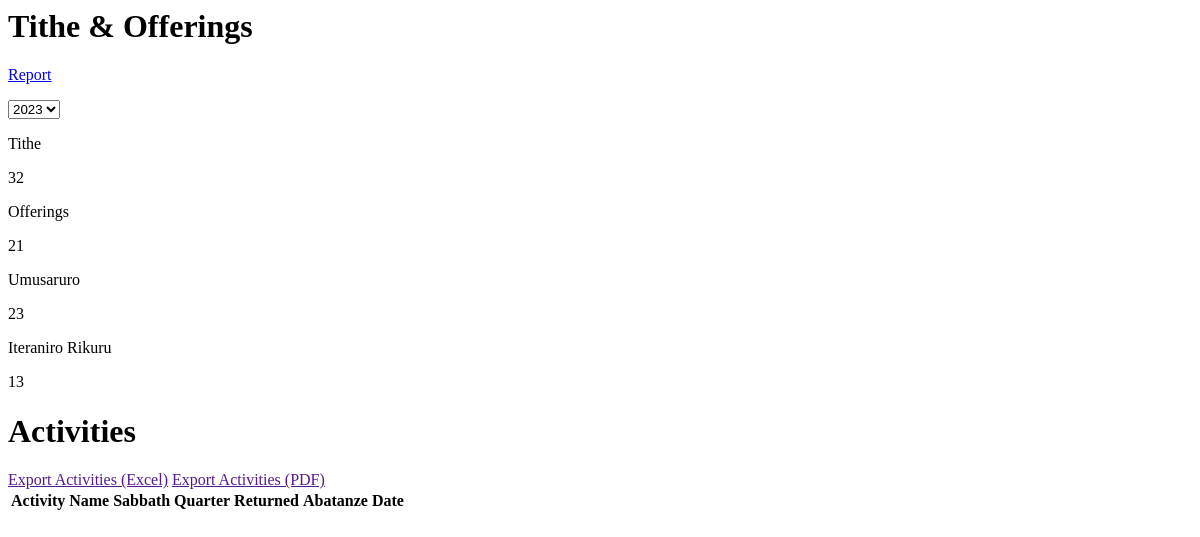
/tithe/ (signed in), run on an earlier commit of the app's database.
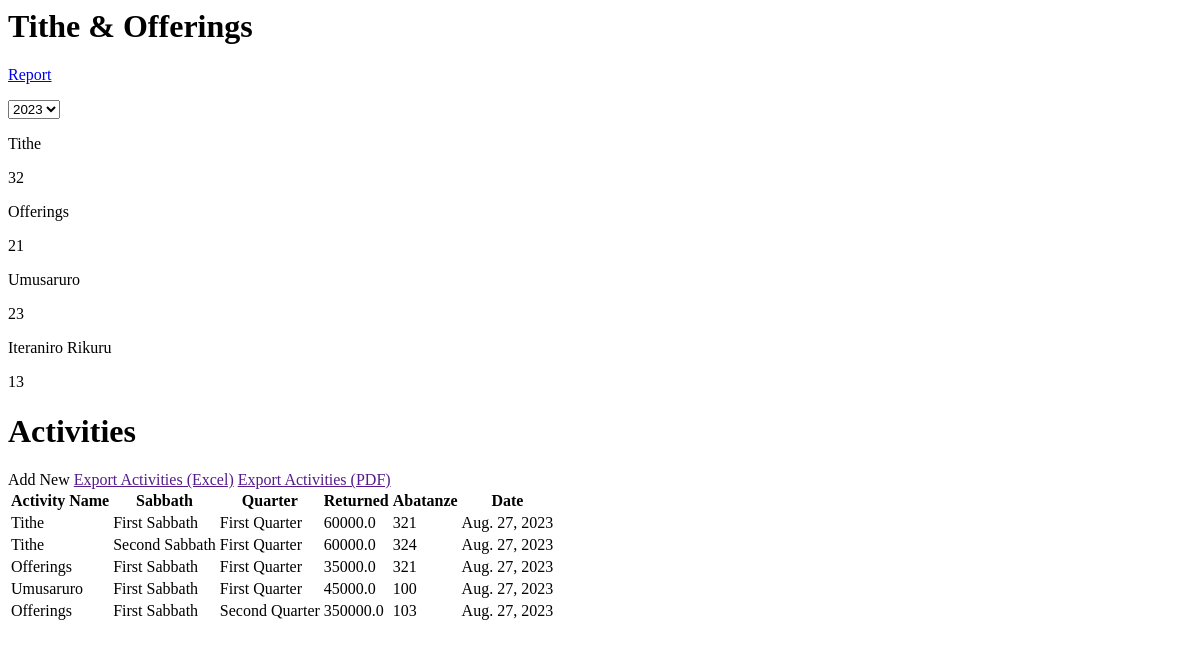
And on a later commit of the database.
### churchActivities/models.py (models this page shows)
class TitheOffering(models.Model):
    OFFERING_TYPE = (
        ('Tithe', 'Tithe'),
        ('Offerings', 'Offerings'),
        ('Umusaruro', 'Umusaruro'),
        ('Inyubako', 'Inyubako'),
        ('Iteraniro Rikuru', 'Iteraniro Rikuru'),
    )
    SABBATH_CHOICE = (
        ('First Sabbath', 'First Sabbath'),
        ('Second Sabbath', 'Second Sabbath'),
        ('Third Sabbath', 'Third Sabbath'),
        ('Forth Sabbath', 'Forth Sabbath'),
        ('Fifth Sabbath', 'Fifth Sabbath'),
    )
    QUARTER_CHOICE = (
        ('First Quarter', 'First Quarter'),
        ('Second Quarter', 'Second Quarter'),
        ('Third Quarter', 'Third Quarter'),
        ('Forth Quarter', 'Forth Quarter'),
    )
    offering_type = models.CharField(max_length=50, choices=OFFERING_TYPE)
    sabbath = models.CharField(max_length=50, choices=SABBATH_CHOICE)
    quarter = models.CharField(max_length=60, choices=QUARTER_CHOICE)
    returned = models.FloatField()
    date = models.DateField(auto_now=True)
    returner = models.IntegerField()

### churchActivities/views.py (the view)
# urls.py: path('tithe/',views.titheOfferings,name='tithe'),
@login_required
def titheOfferings(request):
    activities = TitheOffering.objects.all().order_by('-date')
    user = request.user
    isNotHod = True
    if user.groups.filter(name='HOD').exists():
        isNotHod = False
    context={
        'activities':activities,
        'isNotAdmin':isNotAdmin,
        'isNotHod': isNotHod,
    }
    return render(request, 'pages/tithe-offering.html',context)

### templates/pages/tithe-offering.html (shortened to what this page needs)
<div class="content px-8 py-6 flex flex-col gap-y-12 w-full">
    <div class="flex flex-col gap-y-4">
      <div class="flex justify-between">
        <h1 class="font-extrabold text-2xl">Tithe & Offerings</h1>
        <div class="flex gap-x-3 ">
          <a href='{% url 'download' %}' target="_blank" class="flex gap-x-3 items-center rounded-md border border-1 bg-primary text-white px-3 ">
            <p >Report</p>
          </a>
          <select name="" id="" class="outline-none px-4 rounded-md ">
            <option value="" class="border-none">2023</option>
          </select>
        </div>
      </div>
      <div class="flex justify-between">
        <div class="flex w-full gap-x-5">
          <div class="flex gap-x-3 w-full bg-white border border-gray-300 border-2 text-primary py-4 px-5 shadow-md rounded-md">
            <div >
              <p class="text-primary opacity-50">Tithe</p>
              <p class="">32</p>
            </div>
          </div>
          <div class="flex gap-x-3 w-full bg-white py-4 px-5 shadow-md rounded-md">
            <div >
              <p class="text-primary opacity-50">Offerings</p>
              <p class="">21</p>
            </div>
          </div>
          <div class="flex gap-x-3 w-full bg-white py-4 px-5 shadow-md rounded-md">
            <div >
              <p class="text-primary opacity-50">Umusaruro</p>
              <p class="">23</p>
            </div>
          </div>
          <div class="flex gap-x-3 w-full bg-white py-4 px-5 shadow-md rounded-md">
            <div >
              <p class="text-primary opacity-50">Iteraniro Rikuru</p>
              <p class="">13</p>
            </div>
          </div>
        </div>
      </div>
    </div>
   <div class="w-full flex flex-col gap-y-2 ">
    <div class="flex gap-x-6">
      <h1 class="text-xl font-bold">Activities</h1>
      {% if not isNotHod %}
      <a hx-get='{% url 'add-tithe' %}' hx-target='.content' hx-swap='outerHTML' class="px-3 py-2 rounded text-xs font-bold bg-primary text-white">Add New</a>
      {% endif %}
      <a href="" class="border px-3 py-2 border-gray-300 rounded text-xs font-bold">Export Activities (Excel)</a>
      <a href="" class="border px-3 py-2 border-gray-300 rounded text-xs font-bold">Export Activities (PDF)</a>
    </div>
    <table class="table-fixed  bg-white rounded-md shadow-lg w-full">
      <thead class="border-b text-left">
        <tr class=" ">
        <th class="py-3 px-2 ">Activity Name</th>
        <th>Sabbath</th>
        <th>Quarter</th>
        <th>Returned</th>
        <th>Abatanze</th>
        <th>Date</th>
      </tr>
      </thead>
      <tbody class="text-xs">
        {% for activity in activities %}
        <tr class="border-b ">
          <td class="py-3 px-2 ">{{activity.offering_type}}</td>
          <td>{{activity.sabbath}}</td>
          <td>{{activity.quarter}}</td>
          <td>{{activity.returned}}</td>
          <td>{{activity.returner}}</td>
          <td>{{activity.date}}</td>
        </tr>
        {% endfor %}
      </tbody>
    </table>
   </div>
  </div>

What changed in the data, as far as the page shows it:
added TitheOffering: offering_type "Tithe", sabbath "First Sabbath", quarter "First Quarter", returned "60000.0", returner "321", date "Aug. 27, 2023"
added TitheOffering: offering_type "Tithe", sabbath "Second Sabbath", quarter "First Quarter", returned "60000.0", returner "324", date "Aug. 27, 2023"
added TitheOffering: offering_type "Offerings", sabbath "First Sabbath", quarter "First Quarter", returned "35000.0", returner "321", date "Aug. 27, 2023"
added TitheOffering: offering_type "Umusaruro", sabbath "First Sabbath", quarter "First Quarter", returned "45000.0", returner "100", date "Aug. 27, 2023"
added TitheOffering: offering_type "Offerings", sabbath "First Sabbath", quarter "Second Quarter", returned "350000.0", returner "103", date "Aug. 27, 2023"
Also different on the page:
text now shown: "Add New"
